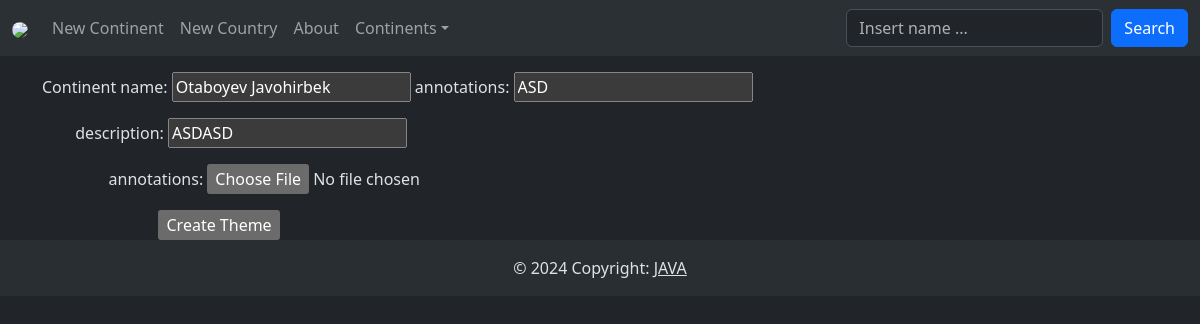
/edit/28/, run on the app's committed database.
### app_continents/models.py (models this page shows, shortened)
class Continent(models.Model):
    continent_name = models.CharField(max_length=100, verbose_name='Continent Name', unique=True)
    continent_description = models.TextField(verbose_name='Continent Description')
    continent_image = models.ImageField(upload_to='', verbose_name='Continent Image')
    continent_annotations = models.TextField(max_length=150, verbose_name='Continent Annotations')
    continent_date_created = models.DateTimeField(auto_now_add=True, verbose_name='Continent Date')
    class Meta:
        verbose_name = 'Continent'
        verbose_name_plural = 'Continents'
        db_table = 'continent'
        ordering = ['id']

### app_continents/views.py (the view)
# urls.py: path('edit/<int:pk>/', edit_continent, name='edit_continent'),
def edit_continent(request, pk):
    this_continent = get_object_or_404(Continent, pk=pk)
    if request.method == 'POST':
        this_continent.continent_name = request.POST['name']
        this_continent.continent_annotations = request.POST['annotations']
        this_continent.continent_description = request.POST['description']
        image = request.FILES.get('image')
        if image:
            this_continent.continent_image = image
        this_continent.save()
        return redirect('index')
    else:
        return render(request, 'continents/edit_continent.html', context={'continent': this_continent})

### templates/continents/edit_continent.html (shortened to what this page needs)
{% extends 'base.html' %}
{% block content %}
        <form action="" method="post">
            <fieldset>
                <p>
                    <label for="name">Continent name: </label>
                    <input type="text" name="name" value="{{ continent.continent_name }}">
                    <label for="annotations">annotations: </label>
                    <input type="text" name="annotations" value="{{ continent.continent_annotations }}">
                </p>
                <p>&nbsp;&nbsp;&nbsp;&nbsp;&nbsp;&nbsp;&nbsp;
                    <label for="description">description: </label>
                    <input type="text" name="description"  value="{{ continent.continent_description }}">
                </p>
                <p>&nbsp;&nbsp;&nbsp;&nbsp;&nbsp;&nbsp;&nbsp;&nbsp;&nbsp;&nbsp;&nbsp;&nbsp;&nbsp;&nbsp;&nbsp;
                    <label for="image">annotations: </label>
                    <input name="image" type="file" value="{{ continent.continent_image }}">
                </p>
            </fieldset>&nbsp;&nbsp;&nbsp;&nbsp;&nbsp;&nbsp;&nbsp;&nbsp;&nbsp;&nbsp;&nbsp;&nbsp;&nbsp;&nbsp;&nbsp;&nbsp;&nbsp;&nbsp;&nbsp;&nbsp;&nbsp;&nbsp;&nbsp;&nbsp;&nbsp;&nbsp;&nbsp;
            <input type="submit" value="Create Theme">
        </form>
{% endblock %}

### data on the page
Continent: name "Otaboyev Javohirbek", annotations "ASD", description "ASDASD"
